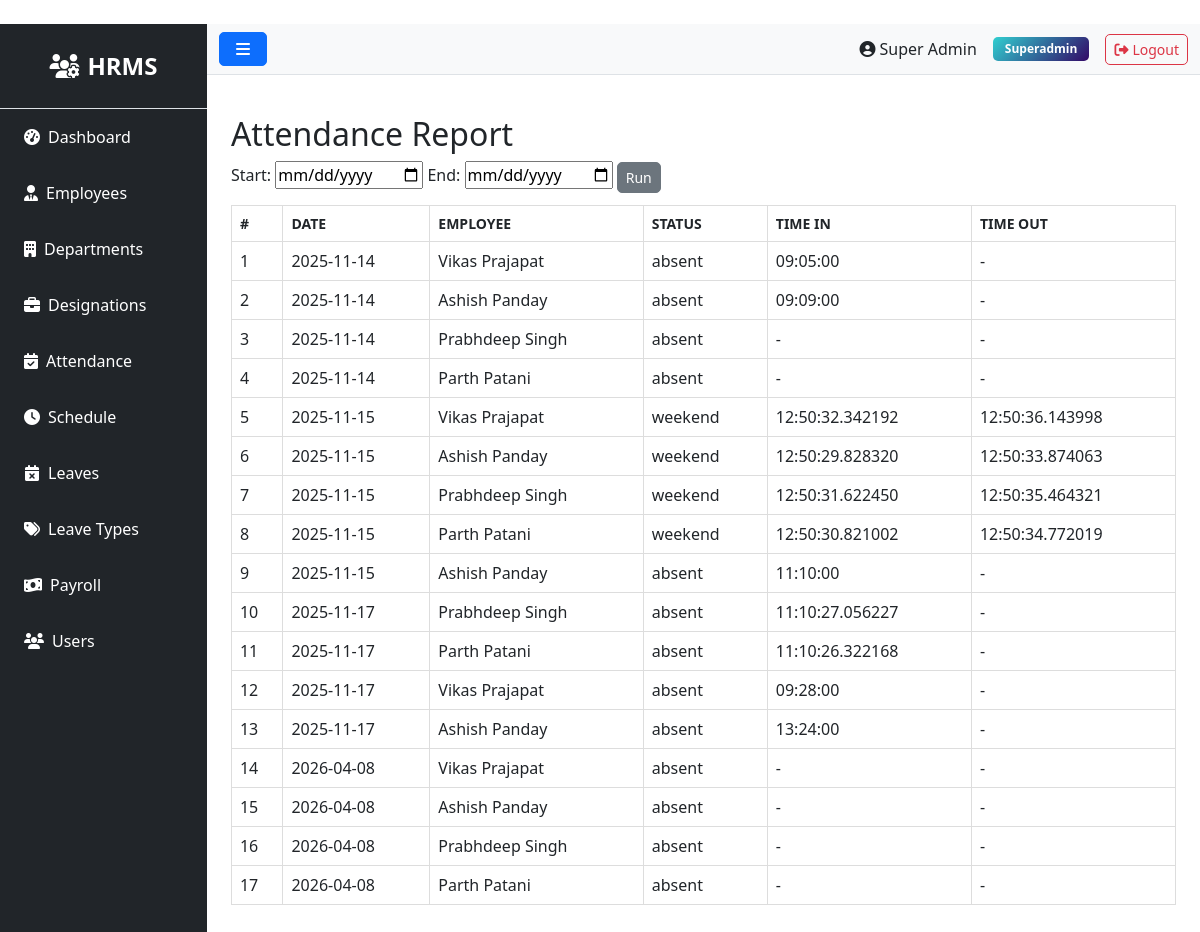
The page /attendance/report (signed in) on the database as committed earlier.
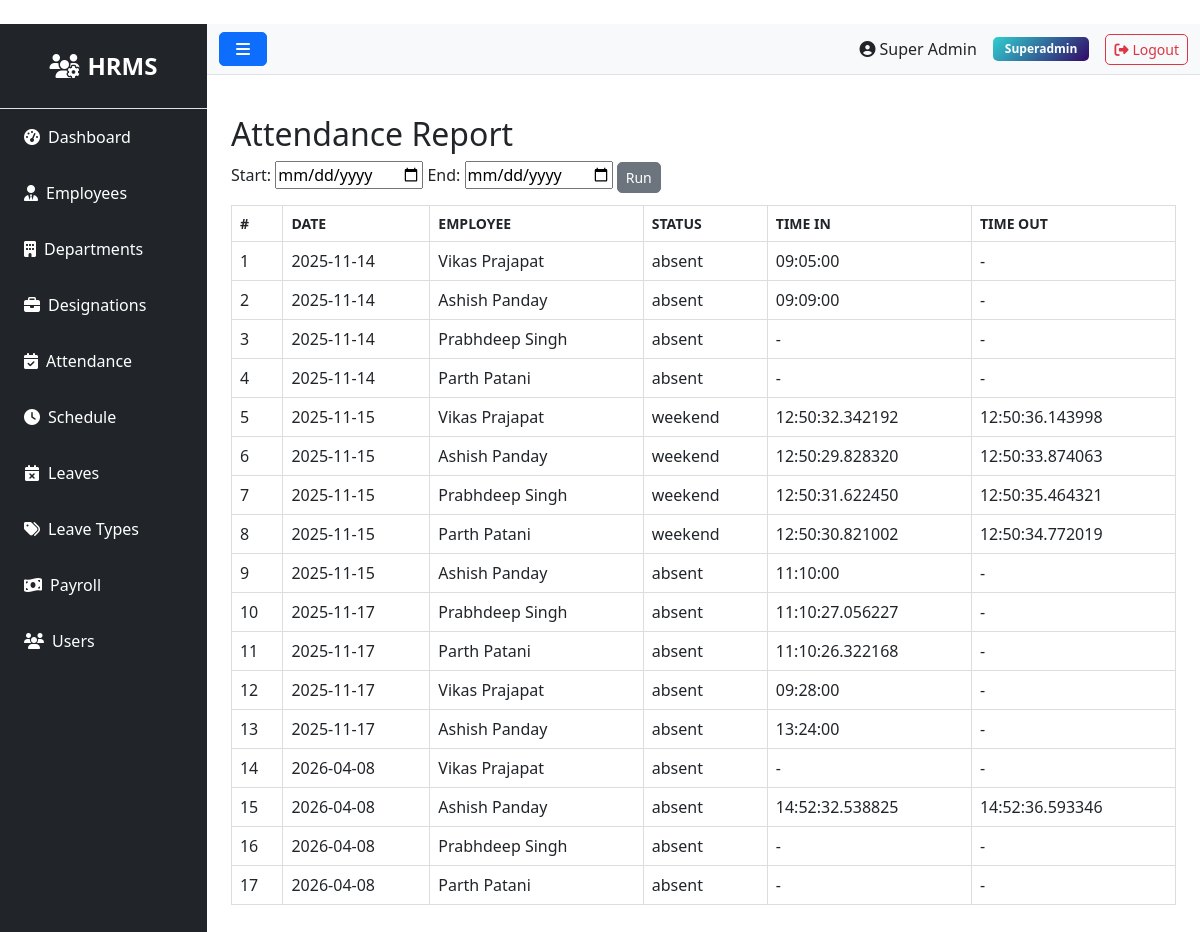
The same page on the database as committed later.
### models.py (models this page shows, shortened)
class Attendance(db.Model):
    __tablename__ = 'attendances'
    id = db.Column(db.Integer, primary_key=True)
    employee_id = db.Column(db.Integer, db.ForeignKey('employees.id'), nullable=False)
    date = db.Column(db.Date, nullable=False)
    time_in = db.Column(db.Time)
    time_out = db.Column(db.Time)
    status = db.Column(db.String(20))  # present, absent, holiday, weekend
    description = db.Column(db.Text)  # For holiday name or other notes
    created_at = db.Column(db.DateTime, default=datetime.utcnow)
    updated_at = db.Column(db.DateTime, default=datetime.utcnow, onupdate=datetime.utcnow)

class Employee(db.Model):
    __tablename__ = 'employees'
    id = db.Column(db.Integer, primary_key=True)
    department_id = db.Column(db.Integer, db.ForeignKey('departments.id'))
    designation_id = db.Column(db.Integer, db.ForeignKey('designations.id'))
    schedule_id = db.Column(db.Integer, db.ForeignKey('schedules.id'))
    firstname = db.Column(db.String(100), nullable=False)
    lastname = db.Column(db.String(100), nullable=False)
    unique_id = db.Column(db.String(50), unique=True)
    email = db.Column(db.String(100), unique=True)
    phone = db.Column(db.String(20))
    address = db.Column(db.Text)
    dob = db.Column(db.Date)
    gender = db.Column(db.String(10))
    religion = db.Column(db.String(50))
    marital = db.Column(db.String(20))
    image = db.Column(db.String(255))  # Store image filename
    status = db.Column(db.String(20), default='active')
    created_at = db.Column(db.DateTime, default=datetime.utcnow)
    updated_at = db.Column(db.DateTime, default=datetime.utcnow, onupdate=datetime.utcnow)
    attendances = db.relationship('Attendance', backref='employee', lazy=True, cascade='all, delete-orphan')
    checks = db.relationship('Check', backref='employee', lazy=True, cascade='all, delete-orphan')
    salary = db.relationship('Salary', backref='employee', uselist=False, cascade='all, delete-orphan')
    leaves = db.relationship('Leave', backref='employee', lazy=True, cascade='all, delete-orphan')
    late_times = db.relationship('LateTime', backref='employee', lazy=True, cascade='all, delete-orphan')
    over_times = db.relationship('OverTime', backref='employee', lazy=True, cascade='all, delete-orphan')
    payrolls = db.relationship('Payroll', backref='employee', lazy=True, cascade='all, delete-orphan')

### routes/attendance.py (the view)
@bp.route('/report')
@login_required
def report():
    if not current_user.is_authenticated or current_user.role.name not in ['superadmin', 'admin', 'moderator', 'hr']:
        flash('Access denied', 'danger')
        return redirect(url_for('auth.login'))
    start_date = request.args.get('start_date')
    end_date = request.args.get('end_date')
    query = Attendance.query
    if start_date and end_date:
        query = query.filter(Attendance.date.between(start_date, end_date))
    attendances = query.all()
    return render_template('admin/attendance/report.html', attendances=attendances)

### app.py (called while the page is built)
@login_manager.user_loader
def load_user(user_id):
    try:
        return db.session.get(User, int(user_id))
    except Exception as e:
        app.logger.error(f'Error loading user {user_id}: {str(e)}')
        return None

@app.context_processor
def inject_user():
    pending_leaves = 0
    try:
        if current_user.is_authenticated and getattr(current_user, 'role', None) and current_user.role.name in ['superadmin', 'admin', 'hr']:
            from models import Leave
            pending_leaves = Leave.query.filter_by(status='pending').count()
    except Exception:
        pending_leaves = 0
    return dict(current_user=current_user, pending_leaves=pending_leaves)

### templates/admin/attendance/report.html (shortened to what this page needs)
﻿{% extends "base.html" %}
{% block content %}
<h2>Attendance Report</h2>
<form method="get" action="{{ url_for('attendance.report') }}" style="margin-bottom:12px;">
	<label for="start_date">Start:</label>
	<input type="date" id="start_date" name="start_date" value="{{ request.args.get('start_date','') }}">
	<label for="end_date">End:</label>
	<input type="date" id="end_date" name="end_date" value="{{ request.args.get('end_date','') }}">
	<button class="btn btn-sm btn-secondary" type="submit">Run</button>
</form>
<table class="table" style="width:100%; border-collapse: collapse;">
	<thead>
		<tr>
			<th style="border:1px solid #ddd;padding:8px;">#</th>
			<th style="border:1px solid #ddd;padding:8px;">Date</th>
			<th style="border:1px solid #ddd;padding:8px;">Employee</th>
			<th style="border:1px solid #ddd;padding:8px;">Status</th>
			<th style="border:1px solid #ddd;padding:8px;">Time In</th>
			<th style="border:1px solid #ddd;padding:8px;">Time Out</th>
		</tr>
	</thead>
	<tbody>
		{% if attendances %}
			{% for a in attendances %}
				<tr>
					<td style="border:1px solid #ddd;padding:8px;">{{ loop.index }}</td>
					<td style="border:1px solid #ddd;padding:8px;">{{ a.date }}</td>
					<td style="border:1px solid #ddd;padding:8px;">{{ a.employee.firstname }} {{ a.employee.lastname }}</td>
					<td style="border:1px solid #ddd;padding:8px;">{{ a.status or 'present' }}</td>
					<td style="border:1px solid #ddd;padding:8px;">{{ a.time_in or '-' }}</td>
					<td style="border:1px solid #ddd;padding:8px;">{{ a.time_out or '-' }}</td>
				</tr>
			{% endfor %}
		{% else %}
			<tr><td colspan="6" style="padding:8px;">No records found for the selected range.</td></tr>
		{% endif %}
	</tbody>
</table>
{% endblock %}

Rows that differ between the two databases and show on the page:
changed Attendance (number 15 of 17 on the later page): time_in "-" → "14:52:32.538825"; time_out "-" → "14:52:36.593346"
